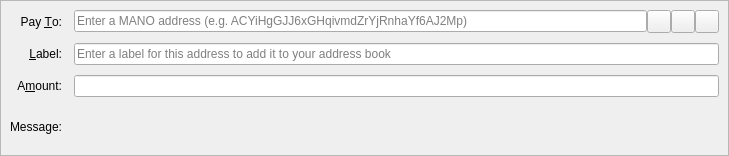
<?xml version="1.0" encoding="UTF-8"?>
<ui version="4.0">
 <class>SendCoinsEntry</class>
 <widget class="QStackedWidget" name="SendCoinsEntry">
  <property name="geometry">
   <rect>
    <x>0</x>
    <y>0</y>
    <width>729</width>
    <height>156</height>
   </rect>
  </property>
  <property name="focusPolicy">
   <enum>Qt::TabFocus</enum>
  </property>
  <property name="autoFillBackground">
   <bool>false</bool>
  </property>
  <widget class="QFrame" name="SendCoins">
   <property name="toolTip">
    <string>This is a normal payment.</string>
   </property>
   <property name="frameShape">
    <enum>QFrame::StyledPanel</enum>
   </property>
   <property name="frameShadow">
    <enum>QFrame::Sunken</enum>
   </property>
   <layout class="QGridLayout" name="gridLayout">
    <property name="horizontalSpacing">
     <number>12</number>
    </property>
    <property name="verticalSpacing">
     <number>10</number>
    </property>
    <item row="0" column="0">
     <widget class="QLabel" name="payToLabel">
      <property name="text">
       <string>Pay &amp;To:</string>
      </property>
      <property name="alignment">
       <set>Qt::AlignRight|Qt::AlignTrailing|Qt::AlignVCenter</set>
      </property>
      <property name="buddy">
       <cstring>payTo</cstring>
      </property>
     </widget>
    </item>
    <item row="0" column="1">
     <layout class="QHBoxLayout" name="payToLayout">
      <property name="spacing">
       <number>0</number>
      </property>
      <item>
       <widget class="QValidatedLineEdit" name="payTo">
        <property name="toolTip">
         <string>The MANO address to send the payment to</string>
        </property>
        <property name="inputMask">
         <string/>
        </property>
        <property name="placeholderText">
         <string>Enter a MANO address (e.g. ACYiHgGJJ6xGHqivmdZrYjRnhaYf6AJ2Mp)</string>
        </property>
       </widget>
      </item>
      <item>
       <widget class="QToolButton" name="addressBookButton">
        <property name="toolTip">
         <string>Choose previously used address</string>
        </property>
        <property name="text">
         <string/>
        </property>
        <property name="icon">
         <iconset resource="../mano.qrc">
          <normaloff>:/icons/address-book</normaloff>:/icons/address-book</iconset>
        </property>
        <property name="iconSize">
         <size>
          <width>16</width>
          <height>16</height>
         </size>
        </property>
        <property name="shortcut">
         <string>Alt+A</string>
        </property>
       </widget>
      </item>
      <item>
       <widget class="QToolButton" name="pasteButton">
        <property name="toolTip">
         <string>Paste address from clipboard</string>
        </property>
        <property name="text">
         <string/>
        </property>
        <property name="icon">
         <iconset resource="../mano.qrc">
          <normaloff>:/icons/editpaste</normaloff>:/icons/editpaste</iconset>
        </property>
        <property name="shortcut">
         <string>Alt+P</string>
        </property>
       </widget>
      </item>
      <item>
       <widget class="QToolButton" name="deleteButton">
        <property name="toolTip">
         <string>Remove this entry</string>
        </property>
        <property name="text">
         <string/>
        </property>
        <property name="icon">
         <iconset resource="../mano.qrc">
          <normaloff>:/icons/remove</normaloff>:/icons/remove</iconset>
        </property>
       </widget>
      </item>
     </layout>
    </item>
    <item row="1" column="0">
     <widget class="QLabel" name="labelLabel">
      <property name="text">
       <string>&amp;Label:</string>
      </property>
      <property name="alignment">
       <set>Qt::AlignRight|Qt::AlignTrailing|Qt::AlignVCenter</set>
      </property>
      <property name="buddy">
       <cstring>addAsLabel</cstring>
      </property>
     </widget>
    </item>
    <item row="1" column="1">
     <widget class="QLineEdit" name="addAsLabel">
      <property name="toolTip">
       <string>Enter a label for this address to add it to the list of used addresses</string>
      </property>
      <property name="inputMask">
       <string/>
      </property>
      <property name="placeholderText">
       <string>Enter a label for this address to add it to your address book</string>
      </property>
     </widget>
    </item>
    <item row="2" column="0">
     <widget class="QLabel" name="amountLabel">
      <property name="text">
       <string>A&amp;mount:</string>
      </property>
      <property name="alignment">
       <set>Qt::AlignRight|Qt::AlignTrailing|Qt::AlignVCenter</set>
      </property>
      <property name="buddy">
       <cstring>payAmount</cstring>
      </property>
     </widget>
    </item>
    <item row="2" column="1">
     <widget class="BitcoinAmountField" name="payAmount"/>
    </item>
    <item row="3" column="0">
     <widget class="QLabel" name="messageLabel">
      <property name="text">
       <string>Message:</string>
      </property>
      <property name="alignment">
       <set>Qt::AlignRight|Qt::AlignTrailing|Qt::AlignVCenter</set>
      </property>
     </widget>
    </item>
    <item row="3" column="1">
     <widget class="QLabel" name="messageTextLabel">
      <property name="toolTip">
       <string>A message that was attached to the MANO: URI which will be stored with the transaction for your reference. Note: This message will not be sent over the MANO network.</string>
      </property>
      <property name="textFormat">
       <enum>Qt::PlainText</enum>
      </property>
     </widget>
    </item>
   </layout>
  </widget>
  <widget class="QFrame" name="SendCoins_InsecurePaymentRequest">
   <property name="palette">
    <palette>
     <active>
      <colorrole role="WindowText">
       <brush brushstyle="SolidPattern">
        <color alpha="255">
         <red>0</red>
         <green>0</green>
         <blue>0</blue>
        </color>
       </brush>
      </colorrole>
      <colorrole role="Button">
       <brush brushstyle="SolidPattern">
        <color alpha="255">
         <red>255</red>
         <green>255</green>
         <blue>127</blue>
        </color>
       </brush>
      </colorrole>
      <colorrole role="Light">
       <brush brushstyle="SolidPattern">
        <color alpha="255">
         <red>255</red>
         <green>255</green>
         <blue>255</blue>
        </color>
       </brush>
      </colorrole>
      <colorrole role="Midlight">
       <brush brushstyle="SolidPattern">
        <color alpha="255">
         <red>255</red>
         <green>255</green>
         <blue>191</blue>
        </color>
       </brush>
      </colorrole>
      <colorrole role="Dark">
       <brush brushstyle="SolidPattern">
        <color alpha="255">
         <red>127</red>
         <green>127</green>
         <blue>63</blue>
        </color>
       </brush>
      </colorrole>
      <colorrole role="Mid">
       <brush brushstyle="SolidPattern">
        <color alpha="255">
         <red>170</red>
         <green>170</green>
         <blue>84</blue>
        </color>
       </brush>
      </colorrole>
      <colorrole role="Text">
       <brush brushstyle="SolidPattern">
        <color alpha="255">
         <red>0</red>
         <green>0</green>
         <blue>0</blue>
        </color>
       </brush>
      </colorrole>
      <colorrole role="BrightText">
       <brush brushstyle="SolidPattern">
        <color alpha="255">
         <red>255</red>
         <green>255</green>
         <blue>255</blue>
        </color>
       </brush>
      </colorrole>
      <colorrole role="ButtonText">
       <brush brushstyle="SolidPattern">
        <color alpha="255">
         <red>0</red>
         <green>0</green>
         <blue>0</blue>
        </color>
       </brush>
      </colorrole>
      <colorrole role="Base">
       <brush brushstyle="SolidPattern">
        <color alpha="255">
         <red>255</red>
         <green>255</green>
         <blue>255</blue>
        </color>
       </brush>
      </colorrole>
      <colorrole role="Window">
       <brush brushstyle="SolidPattern">
        <color alpha="255">
         <red>255</red>
         <green>255</green>
         <blue>127</blue>
        </color>
       </brush>
      </colorrole>
      <colorrole role="Shadow">
       <brush brushstyle="SolidPattern">
        <color alpha="255">
         <red>0</red>
         <green>0</green>
         <blue>0</blue>
        </color>
       </brush>
      </colorrole>
      <colorrole role="AlternateBase">
       <brush brushstyle="SolidPattern">
        <color alpha="255">
         <red>255</red>
         <green>255</green>
         <blue>191</blue>
        </color>
       </brush>
      </colorrole>
      <colorrole role="ToolTipBase">
       <brush brushstyle="SolidPattern">
        <color alpha="255">
         <red>255</red>
         <green>255</green>
         <blue>220</blue>
        </color>
       </brush>
      </colorrole>
      <colorrole role="ToolTipText">
       <brush brushstyle="SolidPattern">
        <color alpha="255">
         <red>0</red>
         <green>0</green>
         <blue>0</blue>
        </color>
       </brush>
      </colorrole>
     </active>
     <inactive>
      <colorrole role="WindowText">
       <brush brushstyle="SolidPattern">
        <color alpha="255">
         <red>0</red>
         <green>0</green>
         <blue>0</blue>
        </color>
       </brush>
      </colorrole>
      <colorrole role="Button">
       <brush brushstyle="SolidPattern">
        <color alpha="255">
         <red>255</red>
         <green>255</green>
         <blue>127</blue>
        </color>
       </brush>
      </colorrole>
      <colorrole role="Light">
       <brush brushstyle="SolidPattern">
        <color alpha="255">
         <red>255</red>
         <green>255</green>
         <blue>255</blue>
        </color>
       </brush>
      </colorrole>
      <colorrole role="Midlight">
       <brush brushstyle="SolidPattern">
        <color alpha="255">
         <red>255</red>
         <green>255</green>
         <blue>191</blue>
        </color>
       </brush>
      </colorrole>
      <colorrole role="Dark">
       <brush brushstyle="SolidPattern">
        <color alpha="255">
         <red>127</red>
         <green>127</green>
         <blue>63</blue>
        </color>
       </brush>
      </colorrole>
      <colorrole role="Mid">
       <brush brushstyle="SolidPattern">
        <color alpha="255">
         <red>170</red>
         <green>170</green>
         <blue>84</blue>
        </color>
       </brush>
      </colorrole>
      <colorrole role="Text">
       <brush brushstyle="SolidPattern">
        <color alpha="255">
         <red>0</red>
         <green>0</green>
         <blue>0</blue>
        </color>
       </brush>
      </colorrole>
      <colorrole role="BrightText">
       <brush brushstyle="SolidPattern">
        <color alpha="255">
         <red>255</red>
         <green>255</green>
         <blue>255</blue>
        </color>
       </brush>
      </colorrole>
      <colorrole role="ButtonText">
       <brush brushstyle="SolidPattern">
        <color alpha="255">
         <red>0</red>
         <green>0</green>
         <blue>0</blue>
        </color>
       </brush>
      </colorrole>
      <colorrole role="Base">
       <brush brushstyle="SolidPattern">
        <color alpha="255">
         <red>255</red>
         <green>255</green>
         <blue>255</blue>
        </color>
       </brush>
      </colorrole>
      <colorrole role="Window">
       <brush brushstyle="SolidPattern">
        <color alpha="255">
         <red>255</red>
         <green>255</green>
         <blue>127</blue>
        </color>
       </brush>
      </colorrole>
      <colorrole role="Shadow">
       <brush brushstyle="SolidPattern">
        <color alpha="255">
         <red>0</red>
         <green>0</green>
         <blue>0</blue>
        </color>
       </brush>
      </colorrole>
      <colorrole role="AlternateBase">
       <brush brushstyle="SolidPattern">
        <color alpha="255">
         <red>255</red>
         <green>255</green>
         <blue>191</blue>
        </color>
       </brush>
      </colorrole>
      <colorrole role="ToolTipBase">
       <brush brushstyle="SolidPattern">
        <color alpha="255">
         <red>255</red>
         <green>255</green>
         <blue>220</blue>
        </color>
       </brush>
      </colorrole>
      <colorrole role="ToolTipText">
       <brush brushstyle="SolidPattern">
        <color alpha="255">
         <red>0</red>
         <green>0</green>
         <blue>0</blue>
        </color>
       </brush>
      </colorrole>
     </inactive>
     <disabled>
      <colorrole role="WindowText">
       <brush brushstyle="SolidPattern">
        <color alpha="255">
         <red>127</red>
         <green>127</green>
         <blue>63</blue>
        </color>
       </brush>
      </colorrole>
      <colorrole role="Button">
       <brush brushstyle="SolidPattern">
        <color alpha="255">
         <red>255</red>
         <green>255</green>
         <blue>127</blue>
        </color>
       </brush>
      </colorrole>
      <colorrole role="Light">
       <brush brushstyle="SolidPattern">
        <color alpha="255">
         <red>255</red>
         <green>255</green>
         <blue>255</blue>
        </color>
       </brush>
      </colorrole>
      <colorrole role="Midlight">
       <brush brushstyle="SolidPattern">
        <color alpha="255">
         <red>255</red>
         <green>255</green>
         <blue>191</blue>
        </color>
       </brush>
      </colorrole>
      <colorrole role="Dark">
       <brush brushstyle="SolidPattern">
        <color alpha="255">
         <red>127</red>
         <green>127</green>
         <blue>63</blue>
        </color>
       </brush>
      </colorrole>
      <colorrole role="Mid">
       <brush brushstyle="SolidPattern">
        <color alpha="255">
         <red>170</red>
         <green>170</green>
         <blue>84</blue>
        </color>
       </brush>
      </colorrole>
      <colorrole role="Text">
       <brush brushstyle="SolidPattern">
        <color alpha="255">
         <red>127</red>
         <green>127</green>
         <blue>63</blue>
        </color>
       </brush>
      </colorrole>
      <colorrole role="BrightText">
       <brush brushstyle="SolidPattern">
        <color alpha="255">
         <red>255</red>
         <green>255</green>
         <blue>255</blue>
        </color>
       </brush>
      </colorrole>
      <colorrole role="ButtonText">
       <brush brushstyle="SolidPattern">
        <color alpha="255">
         <red>127</red>
         <green>127</green>
         <blue>63</blue>
        </color>
       </brush>
      </colorrole>
      <colorrole role="Base">
       <brush brushstyle="SolidPattern">
        <color alpha="255">
         <red>255</red>
         <green>255</green>
         <blue>127</blue>
        </color>
       </brush>
      </colorrole>
      <colorrole role="Window">
       <brush brushstyle="SolidPattern">
        <color alpha="255">
         <red>255</red>
         <green>255</green>
         <blue>127</blue>
        </color>
       </brush>
      </colorrole>
      <colorrole role="Shadow">
       <brush brushstyle="SolidPattern">
        <color alpha="255">
         <red>0</red>
         <green>0</green>
         <blue>0</blue>
        </color>
       </brush>
      </colorrole>
      <colorrole role="AlternateBase">
       <brush brushstyle="SolidPattern">
        <color alpha="255">
         <red>255</red>
         <green>255</green>
         <blue>127</blue>
        </color>
       </brush>
      </colorrole>
      <colorrole role="ToolTipBase">
       <brush brushstyle="SolidPattern">
        <color alpha="255">
         <red>255</red>
         <green>255</green>
         <blue>220</blue>
        </color>
       </brush>
      </colorrole>
      <colorrole role="ToolTipText">
       <brush brushstyle="SolidPattern">
        <color alpha="255">
         <red>0</red>
         <green>0</green>
         <blue>0</blue>
        </color>
       </brush>
      </colorrole>
     </disabled>
    </palette>
   </property>
   <property name="toolTip">
    <string>This is an unverified payment request.</string>
   </property>
   <property name="autoFillBackground">
    <bool>true</bool>
   </property>
   <property name="frameShape">
    <enum>QFrame::StyledPanel</enum>
   </property>
   <property name="frameShadow">
    <enum>QFrame::Sunken</enum>
   </property>
   <layout class="QGridLayout" name="gridLayout_is">
    <property name="spacing">
     <number>12</number>
    </property>
    <item row="0" column="0">
     <widget class="QLabel" name="payToLabel_is">
      <property name="text">
       <string>Pay To:</string>
      </property>
      <property name="alignment">
       <set>Qt::AlignRight|Qt::AlignTrailing|Qt::AlignVCenter</set>
      </property>
     </widget>
    </item>
    <item row="0" column="1">
     <layout class="QHBoxLayout" name="payToLayout_is">
      <property name="spacing">
       <number>0</number>
      </property>
      <item>
       <widget class="QLabel" name="payTo_is"/>
      </item>
      <item>
       <widget class="QToolButton" name="deleteButton_is">
        <property name="toolTip">
         <string>Remove this entry</string>
        </property>
        <property name="text">
         <string/>
        </property>
        <property name="icon">
         <iconset resource="../mano.qrc">
          <normaloff>:/icons/remove</normaloff>:/icons/remove</iconset>
        </property>
       </widget>
      </item>
     </layout>
    </item>
    <item row="1" column="0">
     <widget class="QLabel" name="memoLabel_is">
      <property name="text">
       <string>Memo:</string>
      </property>
      <property name="alignment">
       <set>Qt::AlignRight|Qt::AlignTrailing|Qt::AlignVCenter</set>
      </property>
     </widget>
    </item>
    <item row="1" column="1">
     <widget class="QLabel" name="memoTextLabel_is">
      <property name="textFormat">
       <enum>Qt::PlainText</enum>
      </property>
     </widget>
    </item>
    <item row="2" column="0">
     <widget class="QLabel" name="amountLabel_is">
      <property name="text">
       <string>A&amp;mount:</string>
      </property>
      <property name="alignment">
       <set>Qt::AlignRight|Qt::AlignTrailing|Qt::AlignVCenter</set>
      </property>
      <property name="buddy">
       <cstring>payAmount_is</cstring>
      </property>
     </widget>
    </item>
    <item row="2" column="1">
     <widget class="BitcoinAmountField" name="payAmount_is">
      <property name="acceptDrops">
       <bool>false</bool>
      </property>
     </widget>
    </item>
   </layout>
  </widget>
  <widget class="QFrame" name="SendCoins_SecurePaymentRequest">
   <property name="palette">
    <palette>
     <active>
      <colorrole role="WindowText">
       <brush brushstyle="SolidPattern">
        <color alpha="255">
         <red>0</red>
         <green>0</green>
         <blue>0</blue>
        </color>
       </brush>
      </colorrole>
      <colorrole role="Button">
       <brush brushstyle="SolidPattern">
        <color alpha="255">
         <red>140</red>
         <green>232</green>
         <blue>119</blue>
        </color>
       </brush>
      </colorrole>
      <colorrole role="Light">
       <brush brushstyle="SolidPattern">
        <color alpha="255">
         <red>230</red>
         <green>255</green>
         <blue>224</blue>
        </color>
       </brush>
      </colorrole>
      <colorrole role="Midlight">
       <brush brushstyle="SolidPattern">
        <color alpha="255">
         <red>185</red>
         <green>243</green>
         <blue>171</blue>
        </color>
       </brush>
      </colorrole>
      <colorrole role="Dark">
       <brush brushstyle="SolidPattern">
        <color alpha="255">
         <red>70</red>
         <green>116</green>
         <blue>59</blue>
        </color>
       </brush>
      </colorrole>
      <colorrole role="Mid">
       <brush brushstyle="SolidPattern">
        <color alpha="255">
         <red>93</red>
         <green>155</green>
         <blue>79</blue>
        </color>
       </brush>
      </colorrole>
      <colorrole role="Text">
       <brush brushstyle="SolidPattern">
        <color alpha="255">
         <red>0</red>
         <green>0</green>
         <blue>0</blue>
        </color>
       </brush>
      </colorrole>
      <colorrole role="BrightText">
       <brush brushstyle="SolidPattern">
        <color alpha="255">
         <red>155</red>
         <green>255</green>
         <blue>147</blue>
        </color>
       </brush>
      </colorrole>
      <colorrole role="ButtonText">
       <brush brushstyle="SolidPattern">
        <color alpha="255">
         <red>0</red>
         <green>0</green>
         <blue>0</blue>
        </color>
       </brush>
      </colorrole>
      <colorrole role="Base">
       <brush brushstyle="SolidPattern">
        <color alpha="255">
         <red>119</red>
         <green>255</green>
         <blue>233</blue>
        </color>
       </brush>
      </colorrole>
      <colorrole role="Window">
       <brush brushstyle="SolidPattern">
        <color alpha="255">
         <red>140</red>
         <green>232</green>
         <blue>119</blue>
        </color>
       </brush>
      </colorrole>
      <colorrole role="Shadow">
       <brush brushstyle="SolidPattern">
        <color alpha="255">
         <red>0</red>
         <green>0</green>
         <blue>0</blue>
        </color>
       </brush>
      </colorrole>
      <colorrole role="AlternateBase">
       <brush brushstyle="SolidPattern">
        <color alpha="255">
         <red>197</red>
         <green>243</green>
         <blue>187</blue>
        </color>
       </brush>
      </colorrole>
      <colorrole role="NoRole">
       <brush brushstyle="SolidPattern">
        <color alpha="255">
         <red>125</red>
         <green>194</green>
         <blue>122</blue>
        </color>
       </brush>
      </colorrole>
      <colorrole role="ToolTipBase">
       <brush brushstyle="SolidPattern">
        <color alpha="255">
         <red>255</red>
         <green>255</green>
         <blue>220</blue>
        </color>
       </brush>
      </colorrole>
      <colorrole role="ToolTipText">
       <brush brushstyle="SolidPattern">
        <color alpha="255">
         <red>0</red>
         <green>0</green>
         <blue>0</blue>
        </color>
       </brush>
      </colorrole>
     </active>
     <inactive>
      <colorrole role="WindowText">
       <brush brushstyle="SolidPattern">
        <color alpha="255">
         <red>0</red>
         <green>0</green>
         <blue>0</blue>
        </color>
       </brush>
      </colorrole>
      <colorrole role="Button">
       <brush brushstyle="SolidPattern">
        <color alpha="255">
         <red>140</red>
         <green>232</green>
         <blue>119</blue>
        </color>
       </brush>
      </colorrole>
      <colorrole role="Light">
       <brush brushstyle="SolidPattern">
        <color alpha="255">
         <red>230</red>
         <green>255</green>
         <blue>224</blue>
        </color>
       </brush>
      </colorrole>
      <colorrole role="Midlight">
       <brush brushstyle="SolidPattern">
        <color alpha="255">
         <red>185</red>
         <green>243</green>
         <blue>171</blue>
        </color>
       </brush>
      </colorrole>
      <colorrole role="Dark">
       <brush brushstyle="SolidPattern">
        <color alpha="255">
         <red>70</red>
         <green>116</green>
         <blue>59</blue>
        </color>
       </brush>
      </colorrole>
      <colorrole role="Mid">
       <brush brushstyle="SolidPattern">
        <color alpha="255">
         <red>93</red>
         <green>155</green>
         <blue>79</blue>
        </color>
       </brush>
      </colorrole>
      <colorrole role="Text">
       <brush brushstyle="SolidPattern">
        <color alpha="255">
         <red>0</red>
         <green>0</green>
         <blue>0</blue>
        </color>
       </brush>
      </colorrole>
      <colorrole role="BrightText">
       <brush brushstyle="SolidPattern">
        <color alpha="255">
         <red>155</red>
         <green>255</green>
         <blue>147</blue>
        </color>
       </brush>
      </colorrole>
      <colorrole role="ButtonText">
       <brush brushstyle="SolidPattern">
        <color alpha="255">
         <red>0</red>
         <green>0</green>
         <blue>0</blue>
        </color>
       </brush>
      </colorrole>
      <colorrole role="Base">
       <brush brushstyle="SolidPattern">
        <color alpha="255">
         <red>119</red>
         <green>255</green>
         <blue>233</blue>
        </color>
       </brush>
      </colorrole>
      <colorrole role="Window">
       <brush brushstyle="SolidPattern">
        <color alpha="255">
         <red>140</red>
         <green>232</green>
         <blue>119</blue>
        </color>
       </brush>
      </colorrole>
      <colorrole role="Shadow">
       <brush brushstyle="SolidPattern">
        <color alpha="255">
         <red>0</red>
         <green>0</green>
         <blue>0</blue>
        </color>
       </brush>
      </colorrole>
      <colorrole role="AlternateBase">
       <brush brushstyle="SolidPattern">
        <color alpha="255">
         <red>197</red>
         <green>243</green>
         <blue>187</blue>
        </color>
       </brush>
      </colorrole>
      <colorrole role="NoRole">
       <brush brushstyle="SolidPattern">
        <color alpha="255">
         <red>125</red>
         <green>194</green>
         <blue>122</blue>
        </color>
       </brush>
      </colorrole>
      <colorrole role="ToolTipBase">
       <brush brushstyle="SolidPattern">
        <color alpha="255">
         <red>255</red>
         <green>255</green>
         <blue>220</blue>
        </color>
       </brush>
      </colorrole>
      <colorrole role="ToolTipText">
       <brush brushstyle="SolidPattern">
        <color alpha="255">
         <red>0</red>
         <green>0</green>
         <blue>0</blue>
        </color>
       </brush>
      </colorrole>
     </inactive>
     <disabled>
      <colorrole role="WindowText">
       <brush brushstyle="SolidPattern">
        <color alpha="255">
         <red>70</red>
         <green>116</green>
         <blue>59</blue>
        </color>
       </brush>
      </colorrole>
      <colorrole role="Button">
       <brush brushstyle="SolidPattern">
        <color alpha="255">
         <red>140</red>
         <green>232</green>
         <blue>119</blue>
        </color>
       </brush>
      </colorrole>
      <colorrole role="Light">
       <brush brushstyle="SolidPattern">
        <color alpha="255">
         <red>230</red>
         <green>255</green>
         <blue>224</blue>
        </color>
       </brush>
      </colorrole>
      <colorrole role="Midlight">
       <brush brushstyle="SolidPattern">
        <color alpha="255">
         <red>185</red>
         <green>243</green>
         <blue>171</blue>
        </color>
       </brush>
      </colorrole>
      <colorrole role="Dark">
       <brush brushstyle="SolidPattern">
        <color alpha="255">
         <red>70</red>
         <green>116</green>
         <blue>59</blue>
        </color>
       </brush>
      </colorrole>
      <colorrole role="Mid">
       <brush brushstyle="SolidPattern">
        <color alpha="255">
         <red>93</red>
         <green>155</green>
         <blue>79</blue>
        </color>
       </brush>
      </colorrole>
      <colorrole role="Text">
       <brush brushstyle="SolidPattern">
        <color alpha="255">
         <red>70</red>
         <green>116</green>
         <blue>59</blue>
        </color>
       </brush>
      </colorrole>
      <colorrole role="BrightText">
       <brush brushstyle="SolidPattern">
        <color alpha="255">
         <red>155</red>
         <green>255</green>
         <blue>147</blue>
        </color>
       </brush>
      </colorrole>
      <colorrole role="ButtonText">
       <brush brushstyle="SolidPattern">
        <color alpha="255">
         <red>70</red>
         <green>116</green>
         <blue>59</blue>
        </color>
       </brush>
      </colorrole>
      <colorrole role="Base">
       <brush brushstyle="SolidPattern">
        <color alpha="255">
         <red>140</red>
         <green>232</green>
         <blue>119</blue>
        </color>
       </brush>
      </colorrole>
      <colorrole role="Window">
       <brush brushstyle="SolidPattern">
        <color alpha="255">
         <red>140</red>
         <green>232</green>
         <blue>119</blue>
        </color>
       </brush>
      </colorrole>
      <colorrole role="Shadow">
       <brush brushstyle="SolidPattern">
        <color alpha="255">
         <red>0</red>
         <green>0</green>
         <blue>0</blue>
        </color>
       </brush>
      </colorrole>
      <colorrole role="AlternateBase">
       <brush brushstyle="SolidPattern">
        <color alpha="255">
         <red>140</red>
         <green>232</green>
         <blue>119</blue>
        </color>
       </brush>
      </colorrole>
      <colorrole role="NoRole">
       <brush brushstyle="SolidPattern">
        <color alpha="255">
         <red>125</red>
         <green>194</green>
         <blue>122</blue>
        </color>
       </brush>
      </colorrole>
      <colorrole role="ToolTipBase">
       <brush brushstyle="SolidPattern">
        <color alpha="255">
         <red>255</red>
         <green>255</green>
         <blue>220</blue>
        </color>
       </brush>
      </colorrole>
      <colorrole role="ToolTipText">
       <brush brushstyle="SolidPattern">
        <color alpha="255">
         <red>0</red>
         <green>0</green>
         <blue>0</blue>
        </color>
       </brush>
      </colorrole>
     </disabled>
    </palette>
   </property>
   <property name="toolTip">
    <string>This is a verified payment request.</string>
   </property>
   <property name="autoFillBackground">
    <bool>true</bool>
   </property>
   <property name="frameShape">
    <enum>QFrame::StyledPanel</enum>
   </property>
   <property name="frameShadow">
    <enum>QFrame::Sunken</enum>
   </property>
   <layout class="QGridLayout" name="gridLayout_s">
    <property name="spacing">
     <number>12</number>
    </property>
    <item row="0" column="0">
     <widget class="QLabel" name="payToLabel_s">
      <property name="text">
       <string>Pay To:</string>
      </property>
      <property name="alignment">
       <set>Qt::AlignRight|Qt::AlignTrailing|Qt::AlignVCenter</set>
      </property>
     </widget>
    </item>
    <item row="0" column="1">
     <layout class="QHBoxLayout" name="payToLayout_s">
      <property name="spacing">
       <number>0</number>
      </property>
      <item>
       <widget class="QLabel" name="payTo_s">
        <property name="textFormat">
         <enum>Qt::PlainText</enum>
        </property>
       </widget>
      </item>
      <item>
       <widget class="QToolButton" name="deleteButton_s">
        <property name="toolTip">
         <string>Remove this entry</string>
        </property>
        <property name="text">
         <string/>
        </property>
        <property name="icon">
         <iconset resource="../mano.qrc">
          <normaloff>:/icons/remove</normaloff>:/icons/remove</iconset>
        </property>
       </widget>
      </item>
     </layout>
    </item>
    <item row="1" column="0">
     <widget class="QLabel" name="memoLabel_s">
      <property name="text">
       <string>Memo:</string>
      </property>
      <property name="alignment">
       <set>Qt::AlignRight|Qt::AlignTrailing|Qt::AlignVCenter</set>
      </property>
     </widget>
    </item>
    <item row="1" column="1">
     <widget class="QLabel" name="memoTextLabel_s">
      <property name="textFormat">
       <enum>Qt::PlainText</enum>
      </property>
     </widget>
    </item>
    <item row="2" column="0">
     <widget class="QLabel" name="amountLabel_s">
      <property name="text">
       <string>A&amp;mount:</string>
      </property>
      <property name="alignment">
       <set>Qt::AlignRight|Qt::AlignTrailing|Qt::AlignVCenter</set>
      </property>
      <property name="buddy">
       <cstring>payAmount_s</cstring>
      </property>
     </widget>
    </item>
    <item row="2" column="1">
     <widget class="BitcoinAmountField" name="payAmount_s">
      <property name="acceptDrops">
       <bool>false</bool>
      </property>
     </widget>
    </item>
   </layout>
  </widget>
 </widget>
 <customwidgets>
  <customwidget>
   <class>QValidatedLineEdit</class>
   <extends>QLineEdit</extends>
   <header>qvalidatedlineedit.h</header>
  </customwidget>
  <customwidget>
   <class>BitcoinAmountField</class>
   <extends>QLineEdit</extends>
   <header>bitcoinamountfield.h</header>
   <container>1</container>
  </customwidget>
 </customwidgets>
 <tabstops>
  <tabstop>payTo</tabstop>
  <tabstop>addressBookButton</tabstop>
  <tabstop>pasteButton</tabstop>
  <tabstop>deleteButton</tabstop>
  <tabstop>addAsLabel</tabstop>
  <tabstop>payAmount</tabstop>
  <tabstop>payAmount_is</tabstop>
  <tabstop>deleteButton_is</tabstop>
  <tabstop>payAmount_s</tabstop>
  <tabstop>deleteButton_s</tabstop>
 </tabstops>
 <resources>
  <include location="../mano.qrc"/>
 </resources>
 <connections/>
</ui>
